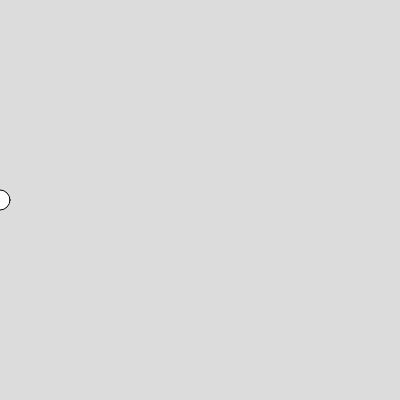
Frame 1 (no input)
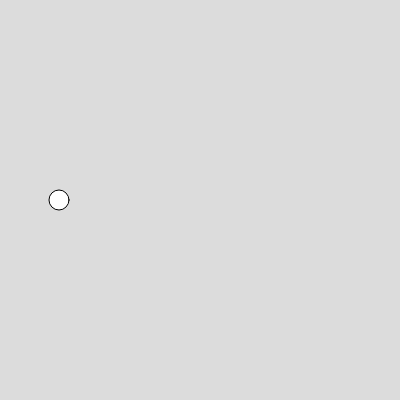
Frame 60 (no input)
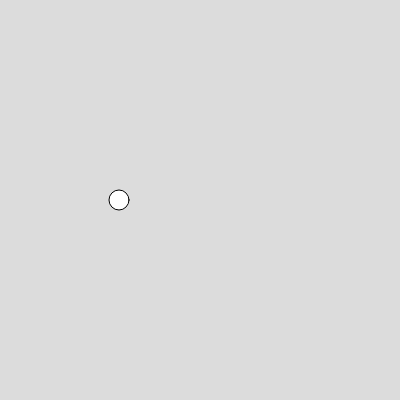
Frame 120 (the mouse pressed at the canvas centre since frame 60)

The p5.js sketch that drew these frames (run headless with seeded random() and noise() and a simulated clock; from frame 60 on, the mouse is pressed at the canvas centre):

// p5.js sketch
// ── sketch.js
var data = {
  x: 0,
  y: 200,
  dia : 20
};

function setup() {
  createCanvas(400, 400);
}

function draw() {
  background(220);
  ellipse(data.x, data.y, data.dia, data.dia);
  data.x += 1;
}
